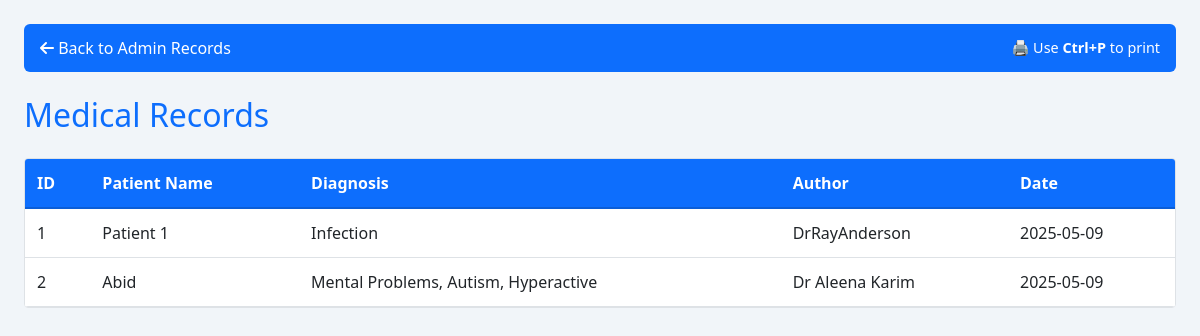
The app's page /admin/records/print (signed in) with its own data.
### app/models.py (models this page shows, shortened)
class MedicalRecord(db.Model):
    id             = db.Column(db.Integer, primary_key=True)
    patient_name   = db.Column(db.String(100), nullable=False)
    patient_email  = db.Column(db.String(120), nullable=False)
    address        = db.Column(db.String(200), nullable=False)
    date_of_birth  = db.Column(db.Date, nullable=False)
    gender         = db.Column(db.String(10), nullable=False)
    allergies      = db.Column(db.String(200))
    medications    = db.Column(db.String(300))
    provider_name  = db.Column(db.String(100), nullable=False)
    diagnosis      = db.Column(db.Text, nullable=False)
    date_created   = db.Column(db.DateTime, default=datetime.utcnow)
    user_id        = db.Column(db.Integer, db.ForeignKey('user.id'), nullable=False)

class User(db.Model, UserMixin):
    id            = db.Column(db.Integer, primary_key=True)
    username      = db.Column(db.String(20), unique=True, nullable=False)
    email         = db.Column(db.String(120), unique=True, nullable=False)
    role          = db.Column(db.String(20), nullable=False, default='user')
    password_hash = db.Column(db.String(128), nullable=False)
    records       = db.relationship('MedicalRecord', backref='author', lazy=True)

### app/routes.py (the view)
@main.route('/admin/records/print')
@login_required
def print_records():
    if current_user.role != 'admin':
        flash("Access denied: Admins only.", "danger")
        return redirect(url_for('main.dashboard'))
    q = request.args.get('q', '', type=str).strip()
    if q:
        records = (MedicalRecord.query
                   .join(User, MedicalRecord.author)
                   .filter(
                       db.or_(
                           MedicalRecord.patient_name.ilike(f"%{q}%"),
                           User.username.ilike(f"%{q}%")
                       )
                   )
                   .all())
    else:
        records = MedicalRecord.query.all()
    return render_template('print_records.html', records=records, q=q)

### app/models.py (called while the page is built)
@login_manager.user_loader
def load_user(user_id):
    return User.query.get(int(user_id))

### app/templates/print_records.html (shortened to what this page needs)
<!DOCTYPE html>
<html lang="en">
<head>
  <link href="https://cdn.jsdelivr.net/npm/bootstrap@5.3.0/dist/css/bootstrap.min.css" rel="stylesheet">
  <link href="https://cdnjs.cloudflare.com/ajax/libs/font-awesome/6.5.0/css/all.min.css" rel="stylesheet">
</head>
<body>
  <div class="header-bar no-print">
    <a href="{{ url_for('main.admin_records') }}">
      <i class="fas fa-arrow-left"></i> Back to Admin Records
    </a>
    <small>🖨️ Use <strong>Ctrl+P</strong> to print</small>
  </div>
  <h2 class="mb-4 text-primary">Medical Records</h2>
  {% if records %}
    <div class="table-responsive records-table">
      <table class="table mb-0">
        <thead>
          <tr>
            <th>ID</th>
            <th>Patient Name</th>
            <th>Diagnosis</th>
            <th>Author</th>
            <th>Date</th>
          </tr>
        </thead>
        <tbody>
          {% for record in records %}
            <tr>
              <td>{{ record.id }}</td>
              <td>{{ record.patient_name }}</td>
              <td>{{ record.diagnosis }}</td>
              <td>{{ record.author.username }}</td>
              <td>{{ record.date_created.strftime('%Y-%m-%d') }}</td>
            </tr>
          {% endfor %}
        </tbody>
      </table>
    </div>
  {% else %}
    <div class="alert alert-info">No records found.</div>
  {% endif %}
</body>
</html>

### app/templates/print_records.html (style rules this page uses)
body { font-family: 'Segoe UI', sans-serif; background-color: #f1f5f9; padding: 1.5rem; }
.header-bar { background-color: #0d6efd; color: #fff; padding: 0.75rem 1rem; border-radius: 0.375rem; display: flex; justify-content: space-between; align-items: center; margin-bottom: 1.5rem; }
.header-bar a { color: #fff; text-decoration: none; font-weight: 500; }
.header-bar small { font-size: 0.9rem; }
.records-table { background-color: #fff; border: 1px solid #dee2e6; border-radius: 0.25rem; overflow: hidden; }
.records-table th { background-color: #0d6efd; color: #fff; border-bottom: 2px solid #0b5ed7; }
.records-table td, .records-table th { padding: 0.75rem; vertical-align: middle; }
.records-table tbody tr:nth-child(even) { background-color: #f8f9fa; }

### records on screen
MedicalRecord: id "1", patient_name "Patient 1", diagnosis "Infection", author.username "DrRayAnderson", date_created "2025-05-09"
MedicalRecord: id "2", patient_name "Abid", diagnosis "Mental Problems, Autism, Hyperactive", author.username "Dr Aleena Karim", date_created "2025-05-09"
